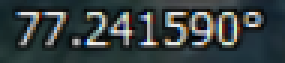
#> input picture images/s1.png, 95 x 21 px (shown 3 times larger)
$ python -i algo3.py   (imports and definitions only)
#> lines starting #> are read from the running program, lines starting #| are printed output that depends on the picture; after the words box and inside, x2 and y2 are one past the last pixel; in counts of white or black regions, pixels touching at a corner belong together
#> in show_rect, img is the input picture: shape (21, 95, 3); mean B, G, R 65, 64, 54.6
"""
	Using OpenCV.
"""

import cv2
import numpy as np
import pytesseract
pytesseract.pytesseract.tesseract_cmd = r'C:\INSTALLS\Tesseract-OCR\tesseract.exe'

"""
	Convert image data to complete black and white using certain algo.
	Returns new image object.
"""
def cvt_completebw( img, show_details = 1 ):
#> called with show_details = 1
	img_shape = img.shape
#> img_shape = (21, 95, 3)
	img_width = img_shape[1]
#> img_width = 95
	img_height = img_shape[0]
#> img_height = 21

	if( show_details == 1 ):
		print( "Image shape:" + str(img.shape) )
#| Image shape:(21, 95, 3)
		print( "Height: " + str(img_height) + "  Width: " +str(img_width ))
#| Height: 21  Width: 95
		print( "Image size: " + str(img.size ) )
#| Image size: 5985

	new_img = np.zeros( (img_height, img_width, 3 ), np.uint8 )

	# Good Parameters values. Can be changed for better results. BGR.
	LIMIT1 = 120
	LIMIT2 = 120
	LIMIT3 = 80


	for i in range (0,img_height):
		for j in range (0,img_width):
			if( img[i][j][0] > LIMIT1 and img[i][j][1] > LIMIT1 and img[i][j][2] > LIMIT1 ):
				new_img[i][j] = 255
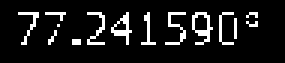
#> new_img: shape (21, 95, 3) (shown 3 times larger); 10.1% white in thin lines or dots, all inside (x1, y1, x2, y2) = (6, 4, 86, 15)


	cv2.imshow( "BW", new_img )

	return new_img


"""
	Returns rectangle coordinates.
"""

def get_text_rect( img, show_details = 1 ):

#> called with show_details = 0
	scaleplus = 500
	width = int( img.shape[1] * scaleplus / 100 )
#> width = 475
	height = int( img.shape[0] * scaleplus / 100 )
#> height = 105
	dim = ( width, height )
#> dim = (475, 105)

	# Resize image. Enlarge image.
	img = cv2.resize( img, dim, interpolation = cv2.INTER_AREA )
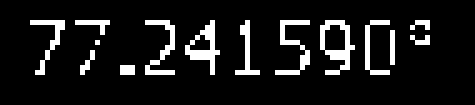
#> img: shape (105, 475, 3); 10.1% white; 14 white regions, largest, box (x1, y1, x2, y2) and area: (320, 20, 355, 75) 800, (185, 20, 220, 75) 700, (275, 20, 310, 75) 625

	img_shape = img.shape
#> img_shape = (105, 475, 3)
	img_width = img_shape[1]
#> img_width = 475
	img_height = img_shape[0]
#> img_height = 105

	# Convert imgae to gray
	gray = cv2.cvtColor( img, cv2.COLOR_BGR2GRAY )
	(thresh, blackAndWhiteImage) = cv2.threshold(gray, 200, 255, cv2.THRESH_BINARY)

	# Convert to Canny Edges
	edges = cv2.Canny(img,300,400)
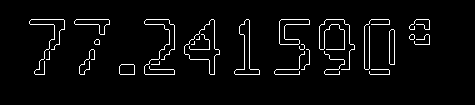
#> edges: shape (105, 475); 3.9% white in thin lines or dots, all inside (x1, y1, x2, y2) = (29, 19, 430, 75)

	cv2.imshow( "Gray - canny", edges )
	(thresh, blackAndWhiteImage) = cv2.threshold(gray, 200, 255, cv2.THRESH_BINARY)
	cv2.imshow( "Gray", blackAndWhiteImage )

	# new_img = np.zeros( (img_height, img_width, 1 ), np.uint8 )

	# good_indices:  Indices (x,y) whose pixel value is above a limit
	top_left = [ 9999,9999 ]		# Belongs to good_indices. Indicates the min Top Left pixel.
	bottom_right = [ 0, 0 ]			# Belongs to good_indices. Indicates the top_right corner of text.


	# Image used:
	ext_img = gray
	# Finding top_left
	for x in range (4, int(img_width/4) ):
		for y in range (4, int( img_height * 0.75 ) ):

			# Calculate difference between current and previous pixel value.
			val = int( ext_img[y][x] ) - int( ext_img[y][x-1] )
			val = abs( val )

			# Filter limit value.
			LIMIT = 50

			if( val > LIMIT ):
				#print( str( ext_img[i][j] ) + "-" + str( ext_img[i][j-1] ), end = "" )
				#print( "=" + str( val ) )

				# Rule
				if( x < top_left[0] ):
					top_left[0] = x

				if( y < top_left[1] ):
					top_left[1] = y
#> after the loop, top_left = [30, 20]


	# Mark the hit point on temp image.
	temp_img = img
	cv2.circle(temp_img,(top_left[0], top_left[1]), 2, (0,255,0), -1)
#> temp_img: shape (105, 475, 3); 0.03% of pixels changed, all inside (x1, y1, x2, y2) = (28, 18, 33, 23)


	# Finding bottom_right
	for x in range ( int(img_width * 0.75) ,img_width ):
		for y in range ( int(img_height * 0.6 ), img_height  ):

			# Calculate difference between current and previous pixel value.
			val = int( ext_img[y][x] ) - int( ext_img[y][x-1] )
			val = abs( val )

			# Filter limit value.
			LIMIT = 50

			if( val > LIMIT ):
				# Rule
				if( x > bottom_right[0] ):
					bottom_right[0] = x

				if( y > bottom_right[1] ):
					bottom_right[1] = y
#> after the loop, bottom_right = [395, 74]


	# We already y-coordinate.
	#bottom_right[1] = top_left[1]

	# Mark second hit point
	cv2.circle( temp_img, ( bottom_right[0],bottom_right[1]), 2, (255,0,0), -1 )
#> temp_img: shape (105, 475, 3); mean of channels 0, 1, 2 25.9, 25.9, 25.8
	cv2.imshow( "Hit Points", temp_img )

	print( "TL: " + str( top_left ) + "  TR: " + str( bottom_right ) )
#| TL: [30, 20]  TR: [395, 74]

	# Return Top left and Bottom Right pixel coordinates.
	return top_left, bottom_right


"""
	Runs OCR on image.
"""
def run_ocr( img ):

	scale = 20
	width = int( img.shape[1] * scale / 100 )
	height = int( img.shape[0] * scale / 100 )
	dim = ( width, height )

	# Resize image. Diminish image.
	img = cv2.resize( img, dim, interpolation = cv2.INTER_AREA )

	cv2.imshow( "sub size", img )
	cv2.imwrite( "sub-image.png", img )

	text = pytesseract.image_to_string( "sub-image.png", lang="eng",config = "--psm 10 --oem 3 -c tessedit_char_whitelist=0123456789.-")

	return text


"""
	Reads image and displays rectangle over text.
"""
def show_rect( imgpath, imgname = "img" ):

	# Read the image from path.
	img = cv2.imread( imgpath )

	# Display original image.
	cv2.imshow( "Orig " + imgname, img )

	# Convert image to complete black and white.
	img_bw = cvt_completebw( img, 1 )

	# Get rectangle coordinates.
	tl, tr = get_text_rect( img_bw, 0 )
#> tl = [30, 20]; tr = [395, 74]


	# Resize image.
	scaleplus = 500
	width = int( img.shape[1] * scaleplus / 100 )
#> width = 475
	height = int( img.shape[0] * scaleplus / 100 )
	dim = ( width, height )
	img = cv2.resize( img, dim, interpolation = cv2.INTER_AREA )
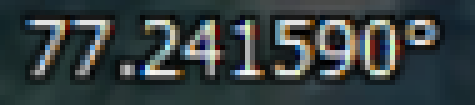
#> img: shape (105, 475, 3); mean B, G, R 65, 64, 54.6

	# Using pixel height from GEP and displaying instead of actual returned value.
	gepw = 12 * 5
	print( "gepw: " + str(gepw) )

	# Do corrections on rectangle.
	tl[0] = tl[0]
	tl[1] = tl[1] - 5
	tr[0] = tr[0] + 5
	tr[1] = tr[1] + 5


	print( "Rectangle coordinates: " + str( tl ) + " " + str( tr ) )
#| Rectangle coordinates: [30, 15] [400, 79]

	# Draw rectangle over image and display.
	rect_img = img
	cv2.rectangle( rect_img, ( tl[0], tl[1]), ( tr[0], tr[1] ) ,(0,255,0), 1 )
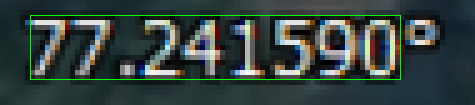
#> rect_img: shape (105, 475, 3); 1.74% of pixels changed, all inside (x1, y1, x2, y2) = (30, 15, 401, 80)
	cv2.imshow( "Extraction " + imgname, rect_img )

	# Create new variables
	x1 = tl[0]
#> x1 = 30
	y1 = tl[1]
#> y1 = 15
	x2 = tr[0]
#> x2 = 400
	y2 = tr[1]
#> y2 = 79

	# Create sub-image from rectangle
	try:
		sub_img = img[ y1 : y2, x1 : x2 ]
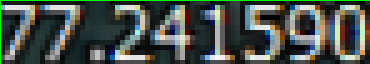
#> sub_img: shape (64, 370, 3); mean B, G, R 76.6, 82.8, 73.8
		cv2.imshow( "Sub-image", sub_img )

		text = run_ocr( sub_img )
		print( "OCR: " + text )

	except Exception as e:
		print( "EXCEPTION: " + str(e) )

	cv2.waitKey(0)
	cv2.destroyAllWindows()

	return 1


# ===============================================================


#show_rect( "s1.png", "s1" )

def run_all( i, j):

	while( i <= j ):

		filename = "s" + str(i) + ".png"

		print( "\n --Running file" + filename )
		show_rect( filename )

		i = i + 1

	print( "\n Completed." )


# ============================================================

# [1 line not run here, left out]


#> (the run stopped early here; a loop or call above may not have finished)
